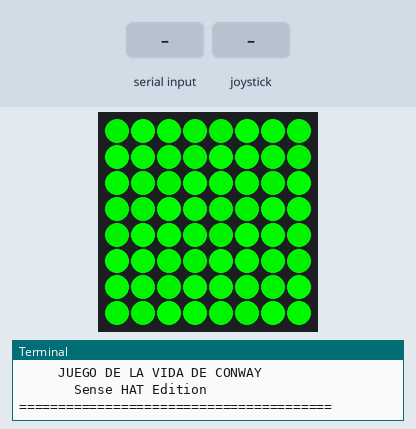
This program was run on a simulated Raspberry Pi (BCM pin numbers) with a Sense HAT. Parts: the Sense HAT's 8×8 RGB LED matrix, the last lines printed to the terminal. The test bench sets the inputs (shaded band). The 64×8 strip is a reading aid, not a part: it shows the text the matrix is scrolling, unrolled, one strip-width of it at a time; threads take turns every 2 ms; the clock reads 2024-03-15 10:24:30 at power-on unless the program sets it.

Above: at 8.0 s.
9.8 s: "y" typed at the terminal, then Enter
At 10.2 s:
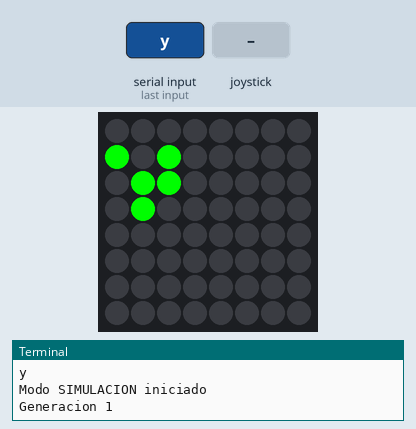
12.4 s: "2" typed at the terminal, then Enter
At 13.03 s:
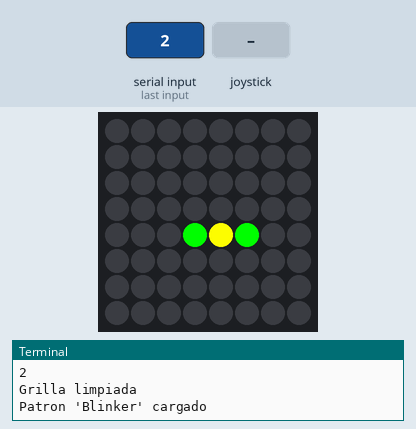
14.1 s: joystick pushed up
At 15.02 s:
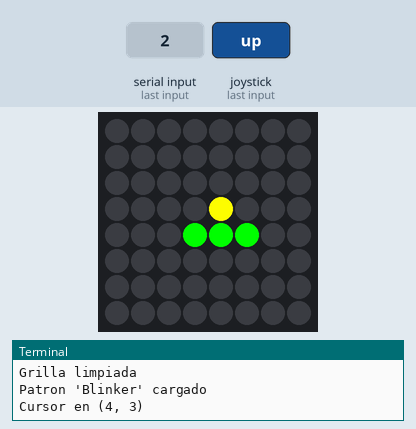
15.8 s: "3" typed at the terminal, then Enter
At 16.8 s:
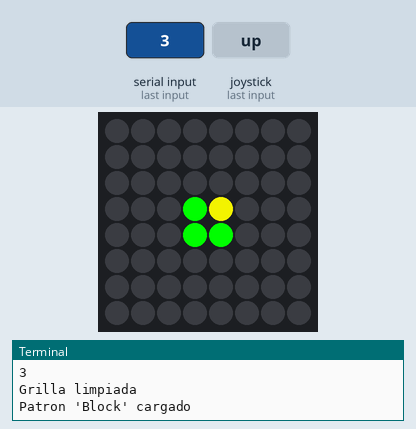
17.5 s: joystick pushed up
At 18.52 s:
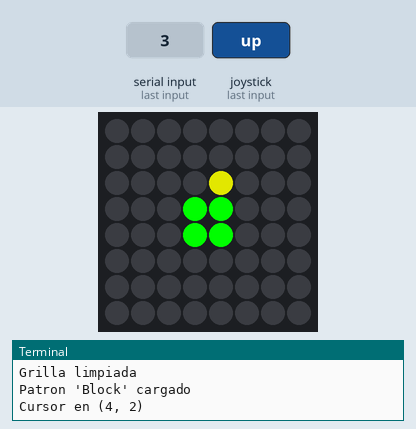
19.2 s: joystick pushed right
At 21.03 s:
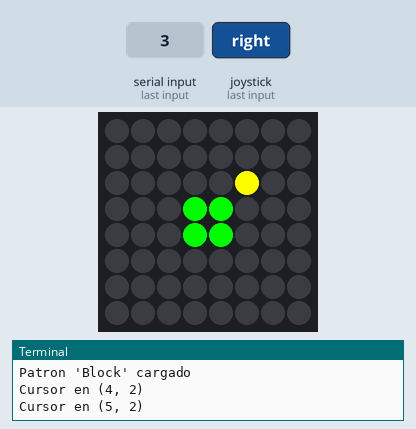

Measured:
- after the input at 9.8 s, the LEDs: first change at once (image 1 shows a later state)
- after the input at 12.4 s, the LEDs: first change after 0.05 s (image 2 shows a later state)
- after the input at 14.1 s, the LEDs: first change after 0.05 s (image 3 shows a later state)
- after the input at 15.8 s, the LEDs: first change at once (image 4 shows a later state)
- after the input at 17.5 s, the LEDs: change at once (image 5)
- after the input at 19.2 s, the LEDs: first change at once (image 6 shows a later state)
- what the display in image 0 shows lasts 0.6 s, from 7.9 s to 8.5 s

The program:

CONWAY.py
```python
# 🧬 JUEGO DE LA VIDA DE CONWAY para Raspberry Pi Sense HAT 🧬
# Autor: GitHub Copilot
# Un autómata celular que simula la evolución de la vida

from sense_hat import SenseHat
import time
import copy

sense = SenseHat()
sense.clear()

# 🎨 COLORES
DEAD_COLOR = (0, 0, 0)           # Negro - célula muerta
ALIVE_COLOR = (0, 255, 0)        # Verde - célula viva
CURSOR_COLOR = (255, 255, 0)     # Amarillo - cursor
EDITING_COLOR = (255, 128, 0)    # Naranja - célula siendo editada

# 🎮 ESTADO DEL JUEGO
class ConwayGame:
    def __init__(self):
        # Grilla 8x8 para el juego
        self.grid = [[False for _ in range(8)] for _ in range(8)]
        self.cursor_x = 4
        self.cursor_y = 4
        self.editing_mode = True  # True = editando, False = simulando
        self.generation = 0
        self.paused = False

        print("JUEGO DE LA VIDA DE CONWAY")
        print("CONTROLES:")
        print("   Flechas del joystick: Mover cursor")
        print("   Centro del joystick: Colocar/quitar celula")
        print("   Comandos de consola:")
        print("     y - Iniciar/pausar simulacion")
        print("     c - Limpiar grilla")
        print("     1-4 - Cargar patrones")
        print("     h - Ayuda")
        print("     q - Salir")
        print("\nCrea patrones y observa la evolucion!")

    def count_neighbors(self, x, y):
        """Cuenta los vecinos vivos de una célula"""
        count = 0
        for dx in [-1, 0, 1]:
            for dy in [-1, 0, 1]:
                if dx == 0 and dy == 0:
                    continue
                nx, ny = x + dx, y + dy
                # Verificar límites
                if 0 <= nx < 8 and 0 <= ny < 8:
                    if self.grid[ny][nx]:
                        count += 1
        return count

    def evolve(self):
        """Aplica las reglas del Juego de la Vida para la siguiente generación"""
        new_grid = [[False for _ in range(8)] for _ in range(8)]

        for y in range(8):
            for x in range(8):
                neighbors = self.count_neighbors(x, y)

                # Reglas del Juego de la Vida de Conway:
                if self.grid[y][x]:  # Célula viva
                    # 1. Cualquier célula viva con 2 o 3 vecinos vivos sobrevive
                    if neighbors == 2 or neighbors == 3:
                        new_grid[y][x] = True
                    # 2. De lo contrario, muere por soledad o sobrepoblación
                else:  # Célula muerta
                    # 3. Cualquier célula muerta con exactamente 3 vecinos vivos nace
                    if neighbors == 3:
                        new_grid[y][x] = True

        self.grid = new_grid
        self.generation += 1

        print(f"Generacion {self.generation}")

        # Verificar si hay células vivas
        alive_count = sum(sum(row) for row in self.grid)
        if alive_count == 0:
            print("Todas las celulas han muerto - simulacion detenida")
            self.editing_mode = True
            self.generation = 0

    def toggle_cell(self, x, y):
        """Alternar el estado de una célula"""
        self.grid[y][x] = not self.grid[y][x]
        action = "colocada" if self.grid[y][x] else "eliminada"
        print(f"Celula {action} en ({x}, {y})")

    def clear_grid(self):
        """Limpiar toda la grilla"""
        self.grid = [[False for _ in range(8)] for _ in range(8)]
        self.generation = 0
        print("Grilla limpiada")

    def load_pattern(self, pattern_name):
        """Cargar patrones predefinidos"""
        self.clear_grid()

        if pattern_name == "glider":
            # Glider clásico
            pattern = [(1, 0), (2, 1), (0, 2), (1, 2), (2, 2)]
            for x, y in pattern:
                if 0 <= x < 8 and 0 <= y < 8:
                    self.grid[y][x] = True
            print("Patron 'Glider' cargado")

        elif pattern_name == "blinker":
            # Oscilador simple
            pattern = [(3, 4), (4, 4), (5, 4)]
            for x, y in pattern:
                if 0 <= x < 8 and 0 <= y < 8:
                    self.grid[y][x] = True
            print("Patron 'Blinker' cargado")

        elif pattern_name == "block":
            # Bloque estático
            pattern = [(3, 3), (3, 4), (4, 3), (4, 4)]
            for x, y in pattern:
                if 0 <= x < 8 and 0 <= y < 8:
                    self.grid[y][x] = True
            print("Patron 'Block' cargado")

        elif pattern_name == "toad":
            # Oscilador toad
            pattern = [(2, 3), (3, 3), (4, 3), (1, 4), (2, 4), (3, 4)]
            for x, y in pattern:
                if 0 <= x < 8 and 0 <= y < 8:
                    self.grid[y][x] = True
            print("Patron 'Toad' cargado")

    def render(self):
        """Renderizar la grilla en el Sense HAT"""
        for y in range(8):
            for x in range(8):
                if self.editing_mode and x == self.cursor_x and y == self.cursor_y:
                    # Mostrar cursor en modo edición
                    if self.grid[y][x]:
                        color = EDITING_COLOR  # Naranja si hay célula
                    else:
                        color = CURSOR_COLOR   # Amarillo si está vacío
                else:
                    # Mostrar célula normal
                    color = ALIVE_COLOR if self.grid[y][x] else DEAD_COLOR

                sense.set_pixel(x, y, color)

        # Mostrar información en pantalla cada cierto tiempo
        if self.editing_mode:
            # Parpadeo suave del cursor
            cursor_brightness = 0.7 + 0.3 * abs(time.time() % 1 - 0.5) * 2
            cursor_color = tuple(int(c * cursor_brightness) for c in CURSOR_COLOR)
            sense.set_pixel(self.cursor_x, self.cursor_y, cursor_color)

def handle_keyboard_input(game):
    """Maneja la entrada del teclado usando los eventos del joystick del Sense HAT"""

    def joystick_pressed(event):
        if event.action != 'pressed':
            return

        if event.direction == 'up':
            game.cursor_y = max(0, game.cursor_y - 1)
            print(f"Cursor en ({game.cursor_x}, {game.cursor_y})")

        elif event.direction == 'down':
            game.cursor_y = min(7, game.cursor_y + 1)
            print(f"Cursor en ({game.cursor_x}, {game.cursor_y})")

        elif event.direction == 'left':
            game.cursor_x = max(0, game.cursor_x - 1)
            print(f"Cursor en ({game.cursor_x}, {game.cursor_y})")

        elif event.direction == 'right':
            game.cursor_x = min(7, game.cursor_x + 1)
            print(f"Cursor en ({game.cursor_x}, {game.cursor_y})")

        elif event.direction == 'middle':
            if game.editing_mode:
                # ENTER - Colocar/quitar célula
                game.toggle_cell(game.cursor_x, game.cursor_y)
            else:
                # En modo simulación, pausar/reanudar
                game.paused = not game.paused
                status = "pausada" if game.paused else "reanudada"
                print(f"Simulacion {status}")

    sense.stick.direction_any = joystick_pressed

def handle_console_input(game):
    """Maneja comandos desde la consola de manera no bloqueante"""
    import threading
    import sys
    import select

    def console_thread():
        while True:
            try:
                # Solo en Linux/Unix - para Windows usar input() alternativo
                if hasattr(select, 'select'):
                    ready, _, _ = select.select([sys.stdin], [], [], 0.1)
                    if ready:
                        command = sys.stdin.readline().strip().lower()
                        process_command(command, game)
                else:
                    # Para Windows - método simplificado
                    time.sleep(0.1)
            except:
                time.sleep(0.1)

    def process_command(command, game):
        if command == 'y':
            # Alternar entre modo edición y simulación
            if game.editing_mode:
                game.editing_mode = False
                game.paused = False
                print("Modo SIMULACION iniciado")
            else:
                game.editing_mode = True
                print("Modo EDICION activado")

        elif command == 'p':
            # Pausar/reanudar simulación
            if not game.editing_mode:
                game.paused = not game.paused
                status = "pausada" if game.paused else "reanudada"
                print(f"Simulacion {status}")

        elif command == 'c':
            # Limpiar grilla
            game.clear_grid()

        elif command == 'r':
            # Volver a modo edición
            game.editing_mode = True
            print("Modo EDICION activado")

        elif command in ['1', '2', '3', '4']:
            # Cargar patrones
            patterns = {'1': 'glider', '2': 'blinker', '3': 'block', '4': 'toad'}
            game.load_pattern(patterns[command])
            game.editing_mode = True

        elif command == 'q':
            print("Saliendo del juego...")
            exit()

        elif command == 'h' or command == 'help':
            show_help()

    # Iniciar hilo de consola
    thread = threading.Thread(target=console_thread, daemon=True)
    thread.start()

def show_help():
    """Mostrar ayuda de comandos"""
    print("\n=== COMANDOS DE CONSOLA ===")
    print("y - Iniciar/pausar simulacion")
    print("p - Pausar/reanudar simulacion")
    print("c - Limpiar grilla")
    print("r - Modo edicion")
    print("1 - Cargar Glider")
    print("2 - Cargar Blinker")
    print("3 - Cargar Block")
    print("4 - Cargar Toad")
    print("h - Mostrar ayuda")
    print("q - Salir")
    print("==========================")

def show_startup_animation():
    """Animación de inicio"""
    sense.show_message("CONWAY", text_colour=[0, 255, 0], scroll_speed=0.08)
    sense.show_message("LIFE", text_colour=[255, 255, 0], scroll_speed=0.08)

    # Efecto de "células naciendo"
    for frame in range(20):
        for x in range(8):
            for y in range(8):
                if (x + y + frame) % 4 == 0:
                    intensity = min(255, frame * 13)
                    sense.set_pixel(x, y, (0, intensity, 0))
        time.sleep(0.1)

    time.sleep(0.5)
    sense.clear()

def show_menu():
    """Mostrar menú de patrones"""
    print("\nPATRONES DISPONIBLES:")
    print("   1: Glider (se mueve)")
    print("   2: Blinker (oscila)")
    print("   3: Block (estatico)")
    print("   4: Toad (oscila)")
    print("   C: Continuar editando")

def main():
    print("=" * 40)
    print("     JUEGO DE LA VIDA DE CONWAY")
    print("       Sense HAT Edition")
    print("=" * 40)

    show_startup_animation()

    game = ConwayGame()
    handle_keyboard_input(game)
    handle_console_input(game)  # Agregar manejo de consola

    # Cargar un patrón inicial
    game.load_pattern("glider")

    print("\nJuego iniciado!")
    print("Usa el joystick para navegar")
    print("Modo: EDICION")
    print("Escribe 'h' + ENTER para ver comandos")

    last_evolution = time.time()
    evolution_speed = 1.0  # segundos entre generaciones

    try:
        while True:
            current_time = time.time()

            # Renderizar siempre
            game.render()

            # Evolución automática en modo simulación
            if not game.editing_mode and not game.paused:
                if current_time - last_evolution >= evolution_speed:
                    game.evolve()
                    last_evolution = current_time

            time.sleep(0.05)  # 20 FPS

    except KeyboardInterrupt:
        print("\nFin de la simulacion")
        print(f"Generaciones completadas: {game.generation}")

        # Animación de cierre
        for fade in range(255, 0, -15):
            for x in range(8):
                for y in range(8):
                    if game.grid[y][x]:
                        color = (0, fade, 0)
                        sense.set_pixel(x, y, color)
            time.sleep(0.05)

        sense.show_message("BYE", text_colour=[255, 255, 0], scroll_speed=0.1)
        sense.clear()

# Función adicional para controles extendidos via input del terminal
def show_patterns_menu():
    """Mostrar menu de patrones disponibles"""
    print("\nPATRONES DISPONIBLES:")
    print("1 - Glider (se mueve diagonalmente)")
    print("2 - Blinker (oscila vertical/horizontal)")
    print("3 - Block (patron estatico)")
    print("4 - Toad (oscilador periodo 2)")
    print("Escribe el numero + ENTER para cargar")

if __name__ == "__main__":
    main()
```
